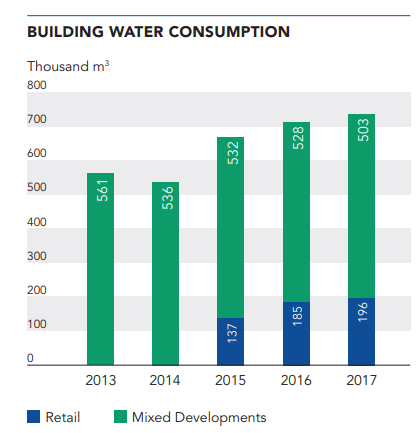
#> input picture Screenshot 2023-10-25 142012.png, 420 x 433 px
$ jupyter execute --allow-errors graph_to_text.ipynb
#> lines starting #> are read from the running program, lines starting #| are printed output that depends on the picture; after the words box and inside, x2 and y2 are one past the last pixel; in counts of white or black regions, pixels touching at a corner belong together
[cell 1]
from PIL import Image
import pytesseract
import json

# Load the image
# image = Image.open('Screenshot 2023-10-25 154133.png')
image = Image.open('Screenshot 2023-10-25 142012.png')
#> image is the input picture: PIL image 420x433 RGBA; mean R, G, B, A 207.3, 228.3, 224, 255
# image = Image.open('result_image.jpg')
image = image.convert('L')
#> image: PIL image 420x433 L
image = image.rotate(-90, expand=True)
#> image: PIL image 433x420 L
image.show()
#
# Rotate the image by 90 degrees (counter-clockwise) to make vertical text horizontal
# rotated_image = image.rotate(90, expand=True)

# Use OCR to extract text from the rotated image
#> (the rest of this cell did not finish here and is left out)

[cell 2]
from PIL import Image
import pytesseract
import json

# Load the image
# image = Image.open('Screenshot 2023-10-25 154133.png')
image = Image.open('Screenshot 2023-10-25 140904.png')
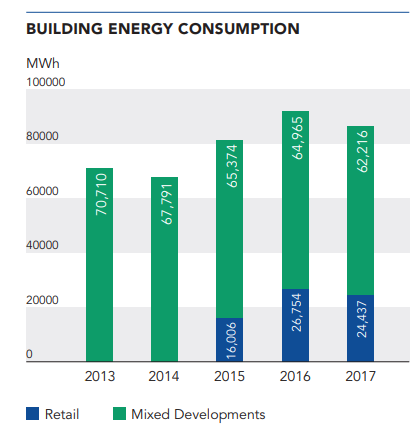
#> input picture Screenshot 2023-10-25 140904.png, 418 x 436 px
#> image is the input picture: PIL image 418x436 RGBA; mean R, G, B, A 207.5, 228, 223.9, 255
# image = Image.open('result_image.jpg')
image = image.convert('L')
#> image: PIL image 418x436 L
image = image.rotate(-90, expand=True)
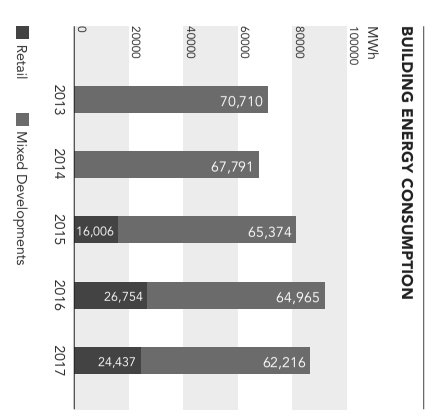
#> image: PIL image 436x418 L; min 32, max 255, mean 221.3
image.show()
#
# Rotate the image by 90 degrees (counter-clockwise) to make vertical text horizontal
# rotated_image = image.rotate(90, expand=True)

# Use OCR to extract text from the rotated image
#> (the rest of this cell did not finish here and is left out)

[cell 3]
import cv2
import numpy as np

# Load the image
image = cv2.imread('Screenshot 2023-10-25 154133.png')
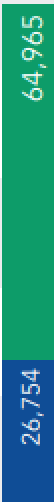
#> input picture Screenshot 2023-10-25 154133.png, 27 x 251 px (shown 2 times larger)
#> image is the input picture: shape (251, 27, 3); mean B, G, R 127.4, 142.3, 31

# Convert the image to grayscale (if not already)
gray_image = cv2.cvtColor(image, cv2.COLOR_BGR2GRAY)
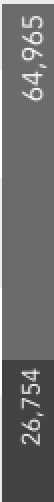
#> gray_image: shape (251, 27) (shown 2 times larger); min 67, max 255, mean 107.1

# Apply thresholding
_, thresholded_image = cv2.threshold(gray_image, 200, 255, cv2.THRESH_BINARY)
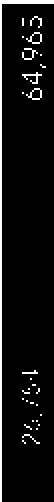
#> thresholded_image: shape (251, 27) (shown 2 times larger); 6.5% white in thin lines or dots

# Invert the thresholded image
inverted_image = cv2.bitwise_not(thresholded_image)
#> inverted_image: shape (251, 27); 93.5% white; black in thin lines or dots

# Create an all-black background image with the same size
black_background = np.zeros_like(image)

# Copy the original image onto the black background using the inverted mask
result_image = cv2.bitwise_and(image, image, mask=inverted_image)

# # Display or save the result image
cv2.imshow('Result Image', result_image)
cv2.waitKey(0)
cv2.destroyAllWindows()

# Save the result image
cv2.imwrite('result_image.jpg', result_image)
#> Out = True

[cell 4]
from PIL import Image
import pytesseract
import json

# Load the image
# image = Image.open('Screenshot 2023-10-25 154133.png')
image = Image.open('Screenshot 2023-10-25 154133.png')
#> image: PIL image 27x251 RGBA
# image = Image.open('result_image.jpg')
image = image.convert('L')
image = image.rotate(-90, expand=True)
#> image: PIL image 251x27 L
image.show()
#
# Rotate the image by 90 degrees (counter-clockwise) to make vertical text horizontal
# rotated_image = image.rotate(90, expand=True)

# Use OCR to extract text from the rotated image
#> (the rest of this cell did not finish here and is left out)

[cell 5]
import cv2
import numpy as np

# Load the image
image = cv2.imread('result_image.jpg')
#> image: shape (251, 27, 3)

# Create a sharpening kernel
sharpening_kernel = np.array([[-1, -1, -1],
                              [-1, 9, -1],
                              [-1, -1, -1]])

# Apply the sharpening filter to the image
sharpened_image = cv2.filter2D(image, -1, sharpening_kernel)
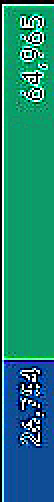
#> sharpened_image: shape (251, 27, 3) (shown 2 times larger); mean B, G, R 119.1, 133.6, 29.9

# Display or save the sharpened image
cv2.imshow('Sharpened Image', sharpened_image)
cv2.waitKey(0)
cv2.destroyAllWindows()

# Save the sharpened image
cv2.imwrite('sharpened_image.jpg', sharpened_image)
#> Out = True

[cell 6]
import cv2
import numpy as np

# Load the image
image = cv2.imread('Screenshot 2023-10-25 154133.png')

# Convert the image to grayscale
gray_image = cv2.cvtColor(image, cv2.COLOR_BGR2GRAY)

# Threshold the image to create a binary mask for white areas
_, white_mask = cv2.threshold(gray_image, 200, 255, cv2.THRESH_BINARY)

# Invert the binary mask to create a black mask
black_mask = cv2.bitwise_not(white_mask)

# Set the color you want for the text (black in this case)
black_color = (0, 0, 0)

# Apply the color to the original image using the black mask
image_with_black_text = cv2.addWeighted(image, 1, cv2.cvtColor(black_mask, cv2.COLOR_GRAY2BGR), 0, 0)

# Display or save the image with black text
cv2.imshow('Image with Black Text', image_with_black_text)
cv2.waitKey(0)
cv2.destroyAllWindows()

# Save the image with black text
cv2.imwrite('image_with_black_text.jpg', image_with_black_text)
#> Out = True

[cell 7]
import cv2
import numpy as np

# Load the image
image = cv2.imread('Screenshot 2023-10-25 140904.png')
#> image: shape (436, 418, 3)

# Convert the image to grayscale
gray = cv2.cvtColor(image, cv2.COLOR_BGR2GRAY)

# Apply Gaussian blur to reduce noise
blurred = cv2.GaussianBlur(gray, (5, 5), 0)
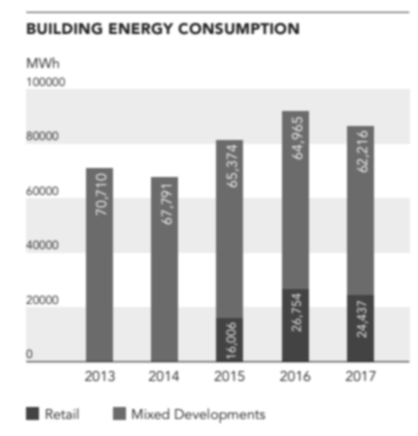
#> blurred: shape (436, 418); min 47, max 255, mean 221.3

# Detect edges using the Canny edge detector
edges = cv2.Canny(blurred, 50, 150, apertureSize=3)
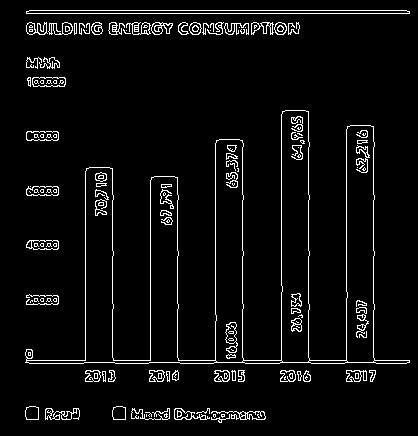
#> edges: shape (436, 418); 4.9% white in thin lines or dots, all inside (x1, y1, x2, y2) = (25, 10, 410, 423)

# Find contours in the edges
contours, _ = cv2.findContours(edges, cv2.RETR_EXTERNAL, cv2.CHAIN_APPROX_SIMPLE)
#> contours = 68 contours, 30 with area under 20; largest, box (x1, y1, x2, y2) and area: (25, 110, 410, 364) 30336, (26, 10, 410, 14) 1144, (32, 77, 66, 87) 283, (26, 131, 59, 141) 275, (26, 186, 59, 196) 264

# Filter for rectangles by checking the number of vertices
rectangles = []
for contour in contours:
    perimeter = cv2.arcLength(contour, True)
    vertices = cv2.approxPolyDP(contour, 0.04 * perimeter, True)
    if len(vertices) == 4:
        rectangles.append(vertices)
#> this loop made 68 passes
#> perimeter on passes 1, 2, 3, 5, 6, 8, 11, 14, 17, 18, 19, 20: 56.97, 10.83, 8.83, 12.49, 26.14, 44.38, 193.8, 24.24, 34.49, 95.7, 32.73, 55.8
#> (perimeter, vertices) on passes 4, 7, 9, 10, 12, 13: (4, [[146, 414], [146, 416]]), (177.2, [[211, 412], [265, 418]]), (121.7, [[174, 409], [175, 419], [209, 418]]), (254.3, [[131, 411], [169, 418]]), (49.66, [[113, 407], [113, 419], [125, 419], [125, 407]]), (49.66, [[26, 407], [26, 419], [38, 419], [38, 407]])
#> after the loop, rectangles = 10 contours, 1 with area under 20; largest, box (x1, y1, x2, y2) and area: (26, 131, 59, 141) 249, (32, 77, 66, 87) 242, (26, 186, 59, 196) 219, (113, 407, 126, 420) 144, (26, 407, 39, 420) 144

# Draw and save each rectangle as a separate image
for i, rect in enumerate(rectangles):
    # Create a mask for the current rectangle
    mask = np.zeros_like(image)
    cv2.drawContours(mask, [rect], -1, (255, 255, 255), thickness=cv2.FILLED)

    # Bitwise-AND to extract the rectangle
    result = cv2.bitwise_and(image, mask)

    # Save the rectangle as a separate image
    cv2.imwrite(f'rectangle_{i}.jpg', result)
#> this loop made 10 passes
#> rect on passes 1 to 10: [[113, 407], [113, 419], [125, 419], [125, 407]], [[26, 407], [26, 419], [38, 419], [38, 407]], [[166, 371], [167, 381], [169, 381], [169, 371]], [[102, 371], [103, 381], [105, 381], [105, 371]], [[232, 370], [232, 380], [235, 380], [235, 371]], [[26, 189], [27, 195], [58, 194], [57, 186]], [[26, 132], [27, 140], [58, 139], [57, 131]], [[32, 78], [33, 86], [65, 84], [64, 77]], [[123, 29], [125, 33], [130, 33], [126, 33]], [[76, 23], [74, 23], [74, 34], [76, 33]]
#> pass 1, `result = cv2.bitwise_and(image, mask)`:
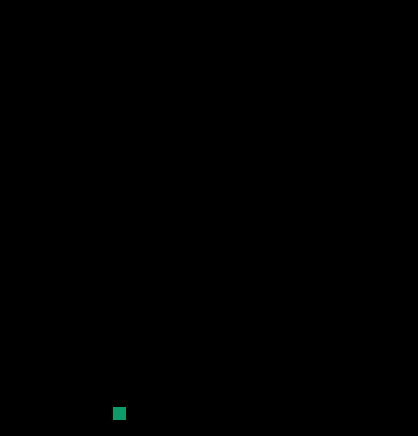
#> result: shape (436, 418, 3); mean B, G, R 0.1, 0.1, 0
#> after the loop: mask: shape (436, 418, 3); 0.02% white; 1 white region

# Display or save the image with rectangles highlighted
cv2.drawContours(image, rectangles, -1, (0, 255, 0), 2)
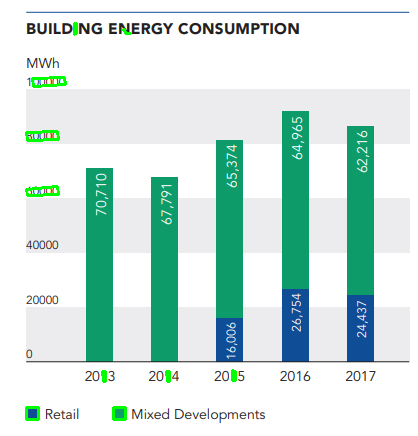
#> image: shape (436, 418, 3); mean B, G, R 222.6, 228.5, 206.2
cv2.imshow('Image with Rectangles', image)
cv2.waitKey(0)
cv2.destroyAllWindows()

[cell 8]
import cv2
import numpy as np

# Load the image
image = cv2.imread('Screenshot 2023-10-25 140904.png')

# Convert the image to grayscale
gray = cv2.cvtColor(image, cv2.COLOR_BGR2GRAY)

# Apply Gaussian blur to reduce noise
blurred = cv2.GaussianBlur(gray, (5, 5), 0)

# Detect edges using the Canny edge detector
edges = cv2.Canny(blurred, 50, 150, apertureSize=3)

# Find contours in the edges
contours, _ = cv2.findContours(edges, cv2.RETR_EXTERNAL, cv2.CHAIN_APPROX_SIMPLE)

contours
#> Out has the same summary as contours

# [13 lines of commented-out code are left out]
